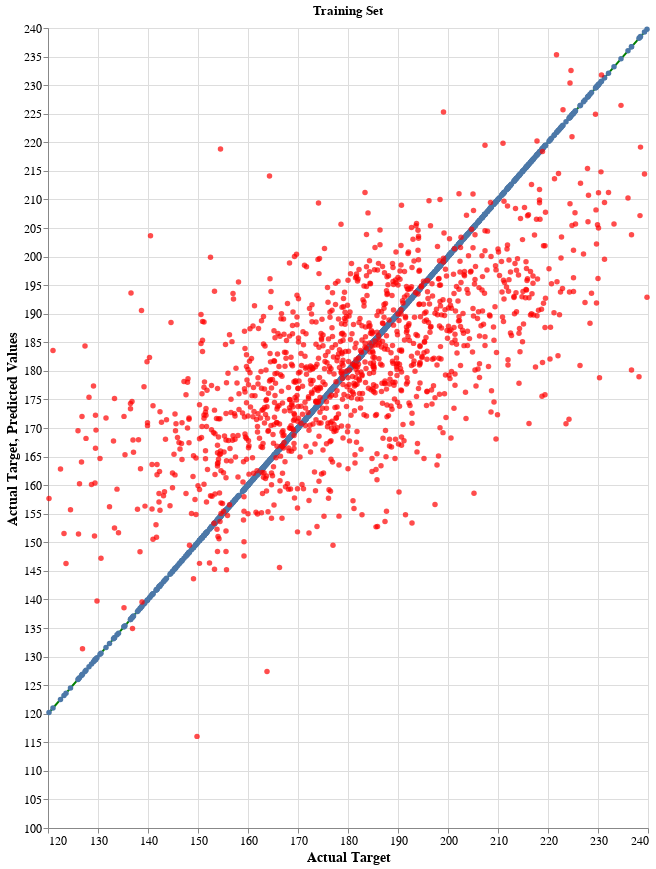

The notebook cell saved with this chart:
### Code cell
final_chart

### Figure 1 — Vega-Lite specification as saved in the notebook (floating-point values rounded to 4 significant figures; data arrays with more than 128 entries replaced by an {"elided": "..."} marker saying what was removed)
{"config": {"view": {"continuousWidth": 400, "continuousHeight": 300}, "axis": {"labelFontSize": 12, "titleFontSize": 14}, "legend": {"orient": "top"}, "title": {"anchor": "middle"}}, "layer": [{"mark": {"type": "line", "color": "green", "point": true}, "encoding": {"tooltip": [{"field": "Actual Target", "type": "quantitative"}, {"field": "Predicted Values", "type": "quantitative"}], "x": {"field": "Actual Target", "type": "quantitative"}, "y": {"field": "Actual Target", "scale": {"domain": [100, 239.8], "nice": true}, "type": "quantitative"}}, "height": 800, "width": 600}, {"mark": {"type": "circle", "color": "red", "opacity": 0.7}, "encoding": {"tooltip": [{"field": "Actual Target", "type": "quantitative"}, {"field": "Predicted Values", "type": "quantitative"}], "x": {"field": "Actual Target", "type": "quantitative"}, "y": {"field": "Predicted Values", "scale": {"domain": [100, 235.3], "nice": true}, "type": "quantitative"}}}], "data": {"name": "data-ec257c7bd3f2cda7829d67996bbc2e9b"}, "height": 800, "title": "Training Set", "width": 600, "$schema": "https://vega.github.io/schema/vega-lite/v4.17.0.json", "datasets": {"data-ec257c7bd3f2cda7829d67996bbc2e9b": {"elided": "1279 records"}}}
